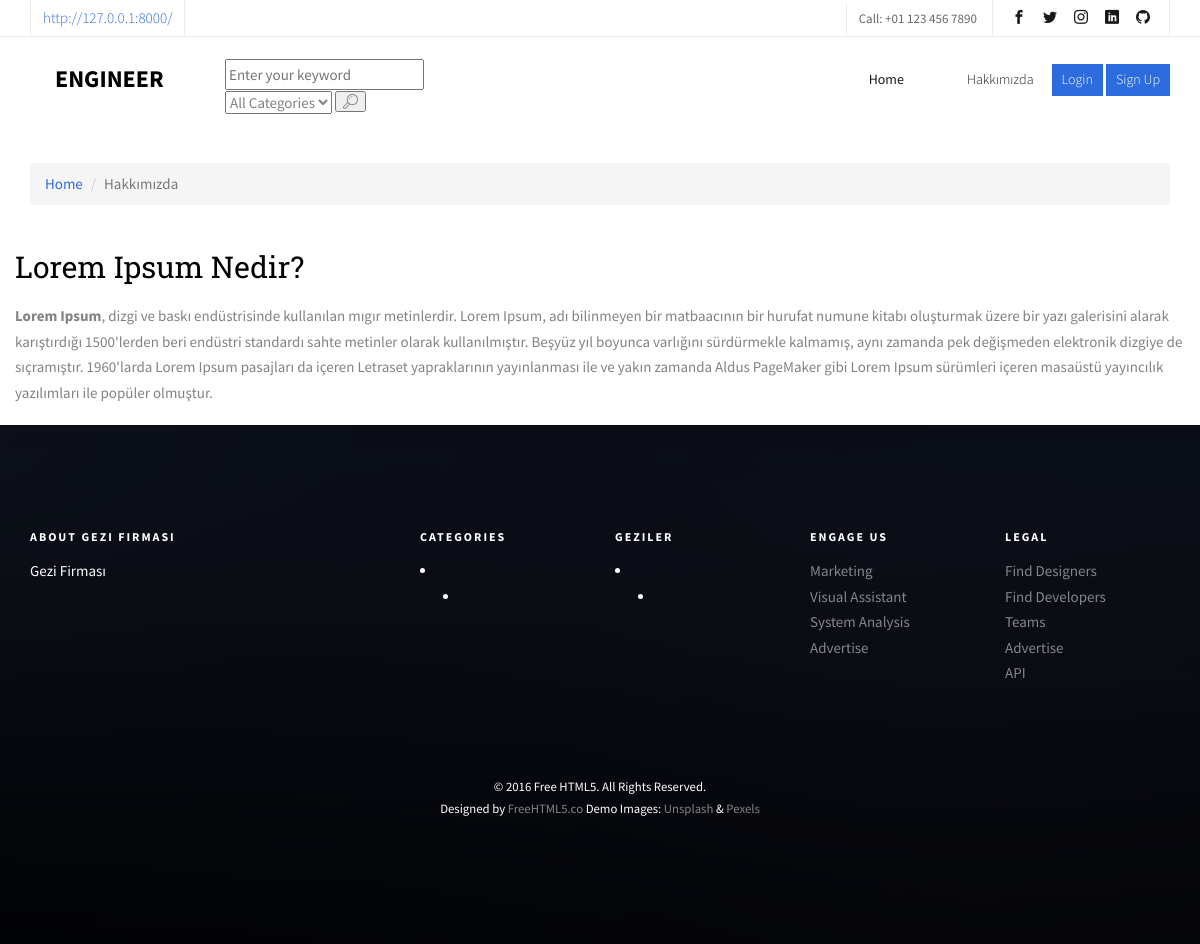
Screenshot of /hakkimizda/ with the database file from the repository.
### home/models.py (models this page shows, shortened)
class Settings(models.Model):
    STATUS = (
        ('True', 'Evet'),
        ('False', 'Hayır'),
    )
    title = models.CharField(max_length=150)
    keywords = models.CharField(max_length=255)
    description = models.CharField(max_length=255)
    company = models.CharField(max_length=50)
    address = models.CharField(blank=True, max_length=150)
    phone = models.CharField(blank=True, max_length=15)
    fax = models.CharField(blank=True, max_length=15)
    email = models.CharField(blank=True, max_length=50)
    smtp_server = models.CharField(blank=True, max_length=20)
    smtp_email = models.CharField(blank=True, max_length=20)
    smtp_password = models.CharField(blank=True, max_length=20)
    smtp_port = models.CharField(blank=True, max_length=20)
    icon = models.ImageField(blank=True, upload_to='images/')
    facebook = models.CharField(max_length=50)
    instagram = models.CharField(max_length=50)
    twitter = models.CharField(max_length=50)
    about_us = RichTextUploadingField(blank=True)
    contact = RichTextUploadingField(blank=True)
    references = RichTextUploadingField(blank=True)
    status = models.CharField(max_length=10, choices=STATUS)
    create_at = models.DateTimeField(auto_now_add=True)
    update_at = models.DateTimeField(auto_now=True)

### home/views.py (the view)
# urls.py: path('hakkimizda/', views.Hakkimizda.as_view(), name='hakkimizda'),
class Hakkimizda(View):
    def get(self, request):
        settings = Settings.objects.get(pk=1)
        category = Category.objects.all()
        context = {'settings': settings, 'category': category}
        return render(request, 'hakkimizda.html', context)

### home/context_processors.py (called while the page is built)
def category(request):
    return {
        'category': Category.objects.all(),
        'settings': Settings.objects.get(pk=1),
        'content': Content.objects.all()
    }

### home/templates/hakkimizda.html (shortened to what this page needs)
{% extends "homebase.html" %}
{% block content %}
    <div id="breadcrumb">
        <div class="container">
            <ul class="breadcrumb">
                <li><a href="/">Home</a></li>
                <li class="active">Hakkımızda</li>
            </ul>
        </div>
    </div>
    <div class="section">
        <div class="container">
            <div class="row">
                {{ settings.about_us|safe }}
            </div>
        </div>
    </div>
{% endblock %}

### home/templates/footer.html (shortened to what this page needs)
{% load static %}
	<footer id="fh5co-footer" role="contentinfo" style="background-image: url(static/images/img_bg_4.jpg);">
		<div class="overlay"></div>
		<div class="container">
			<div class="row row-pb-md">
				<div class="col-md-3 fh5co-widget">
					<h3>About {{ settings.company }}</h3>
					<p>{{ settings.description }}</p>
				</div>
				<div class="col-md-2 col-sm-4 col-xs-6 col-md-push-1 fh5co-widget">
					<h3>Categories</h3>
                        {% load mptt_tags %}
                        {% recursetree category %}
                             <li>
                                {% if not node.is_leaf_node %}
                                    <ul>
                                        <li><a href="#">{{  children }}</a></li>
                                    </ul>
                                {% endif %}
                            </li>
                        {% endrecursetree %}
				</div>
				<div class="col-md-2 col-sm-4 col-xs-6 col-md-push-1 fh5co-widget">
					<h3>Geziler</h3>
                {% load mptt_tags %}
                        {% recursetree category %}
                             <li>
                                {% if not node.is_leaf_node %}
                                    <ul>
                                        <li><a href="#">{{  children }}</a></li>
                                    </ul>
                                {% endif %}
                            </li>
                        {% endrecursetree %}
				</div>
				<div class="col-md-2 col-sm-4 col-xs-6 col-md-push-1 fh5co-widget">
					<h3>Engage us</h3>
					<ul class="fh5co-footer-links">
						<li><a href="#">Marketing</a></li>
						<li><a href="#">Visual Assistant</a></li>
						<li><a href="#">System Analysis</a></li>
						<li><a href="#">Advertise</a></li>
					</ul>
				</div>
				<div class="col-md-2 col-sm-4 col-xs-6 col-md-push-1 fh5co-widget">
					<h3>Legal</h3>
					<ul class="fh5co-footer-links">
						<li><a href="#">Find Designers</a></li>
						<li><a href="#">Find Developers</a></li>
						<li><a href="#">Teams</a></li>
						<li><a href="#">Advertise</a></li>
						<li><a href="#">API</a></li>
					</ul>
				</div>
			</div>
			<div class="row copyright">
				<div class="col-md-12 text-center">
					<p>
						<small class="block">&copy; 2016 Free HTML5. All Rights Reserved.</small>
						<small class="block">Designed by <a href="http://freehtml5.co/" target="_blank">FreeHTML5.co</a> Demo Images: <a href="http://unsplash.co/" target="_blank">Unsplash</a> &amp; <a href="https://www.pexels.com/" target="_blank">Pexels</a></small>
					</p>
				</div>
			</div>
		</div>
	</footer>
	</div>

### home/static/css/style.css (style rules this page uses)
body { font-family: "Source Sans Pro", Arial, sans-serif; font-weight: 400; font-size: 15px; line-height: 1.7; color: #828282; background: #fff; }
a { color: #2D6CDF; -webkit-transition: 0.5s; -o-transition: 0.5s; transition: 0.5s; }
p { margin-bottom: 20px; }
h1, h2, h3, h4, h5, h6, figure { color: #000; font-family: "Roboto Slab", serif; font-weight: 400; margin: 0 0 20px 0; }
#fh5co-course-categories, #fh5co-counter, #fh5co-course, #fh5co-register, #fh5co-pricing, #fh5co-testimonial, #fh5co-blog, #fh5co-about, #fh5co-staff, #fh5co-contact, #fh5co-footer { padding: 7em 0; clear: both; }
#fh5co-footer { background: #efefef; background-size: cover; background-position: center center; background-repeat: no-repeat; position: relative; color: #fff !important; }
#fh5co-footer .overlay { position: absolute; top: 0; left: 0; right: 0; bottom: 0; background: rgba(0, 0, 0, 0.85); -webkit-transition: 0.5s; -o-transition: 0.5s; transition: 0.5s; }
#fh5co-footer .fh5co-footer-links { padding: 0; margin: 0; }
#fh5co-footer .fh5co-footer-links li { padding: 0; margin: 0; list-style: none; }
#fh5co-footer .fh5co-footer-links li a { color: rgba(255, 255, 255, 0.5); text-decoration: none; }
#fh5co-footer .fh5co-widget { margin-bottom: 30px; }
#fh5co-footer .fh5co-widget h3 { margin-bottom: 15px; font-weight: bold; font-size: 12px; letter-spacing: 2px; text-transform: uppercase; font-family: "Source Sans Pro", Arial, sans-serif; color: #fff; }
#fh5co-footer .copyright .block { display: block; }
#fh5co-footer .copyright .block a { color: rgba(255, 255, 255, 0.5); }
.row-pb-md { padding-bottom: 4em !important; }

### rows the page displays
Settings: about_us "Lorem Ipsum Nedir? Lorem Ipsum , dizgi ve baskı endüstrisinde kullanılan mıgır metinlerdir. Lorem Ipsum, adı bilinmeyen bir matbaacının bir hurufat numune kitabı oluşturmak üzere bir yazı galerisini alarak karıştırdığı 1500'lerden beri endüstri standardı sahte metinler olarak kullanılmıştır. Beşyüz yıl boyunca varlığını sürdürmekle kalmamış, aynı zamanda pek değişmeden elektronik dizgiye de sıçramıştır. 1960'larda Lorem Ipsum pasajları da içeren Letraset yapraklarının yayınlanması ile ve yakın zamanda Aldus PageMaker gibi Lorem Ipsum sürümleri içeren masaüstü yayıncılık yazılımları ile popüler olmuştur.", company "GEZI FIRMASI", description "Gezi Firması"
